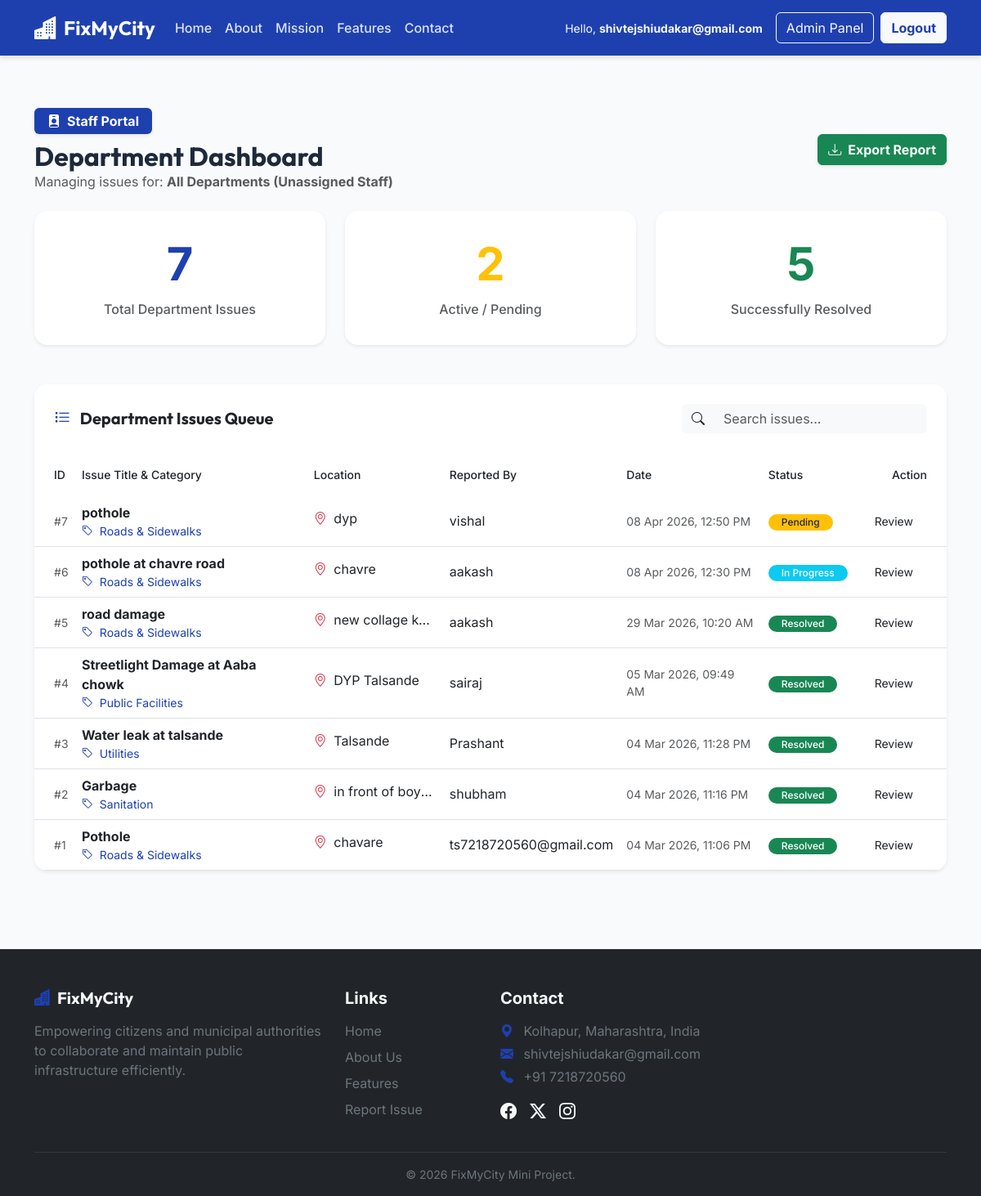
/staff/dashboard (signed in), run on the app's committed database.
### tables this page shows
CREATE TABLE issues (
            id INTEGER PRIMARY KEY AUTOINCREMENT,
            user_id INTEGER NOT NULL,
            title VARCHAR(150) NOT NULL,
            category VARCHAR(50) NOT NULL,
            location_desc TEXT NOT NULL,
            latitude REAL,
            longitude REAL,
            description TEXT,
            image_path VARCHAR(255),
            status TEXT CHECK(status IN ('Pending', 'In Progress', 'Resolved', 'Rejected')) DEFAULT 'Pending',
            department_id INTEGER,
            created_at TIMESTAMP DEFAULT CURRENT_TIMESTAMP,
            updated_at TIMESTAMP DEFAULT CURRENT_TIMESTAMP,
            FOREIGN KEY (user_id) REFERENCES users(id) ON DELETE CASCADE,
            FOREIGN KEY (department_id) REFERENCES departments(id) ON DELETE SET NULL
        );

CREATE TABLE users (
            id INTEGER PRIMARY KEY AUTOINCREMENT,
            username VARCHAR(50) NOT NULL UNIQUE,
            email VARCHAR(100) NOT NULL UNIQUE,
            password_hash VARCHAR(255) NOT NULL,
            role TEXT CHECK(role IN ('citizen', 'staff', 'admin')) DEFAULT 'citizen',
            department_id INTEGER,
            full_name VARCHAR(100),
            phone VARCHAR(20),
            created_at TIMESTAMP DEFAULT CURRENT_TIMESTAMP,
            FOREIGN KEY (department_id) REFERENCES departments(id) ON DELETE SET NULL
        );

### app.py (the view)
@app.route('/staff/dashboard')
@login_required
@role_required('staff')
def staff_dashboard():
    conn = get_db_connection()
    user = conn.execute('SELECT department_id FROM users WHERE id = ?', (session['user_id'],)).fetchone()
    dept_id = user['department_id'] if user else None
    if dept_id:
        issues = conn.execute(
            '''SELECT i.*, u.username as reporter_name
               FROM issues i JOIN users u ON i.user_id = u.id
               WHERE i.department_id = ?
               ORDER BY i.created_at DESC''', (dept_id,)
        ).fetchall()
        issues = [dict(issue) for issue in issues]
        for issue in issues:
            issue['created_at'] = convert_to_ist(issue['created_at'])
        dept_name = conn.execute('SELECT name FROM departments WHERE id = ?', (dept_id,)).fetchone()['name']
    else:
        issues = conn.execute(
            '''SELECT i.*, u.username as reporter_name
               FROM issues i JOIN users u ON i.user_id = u.id
               ORDER BY i.created_at DESC'''
        ).fetchall()
        issues = [dict(issue) for issue in issues]
        for issue in issues:
            issue['created_at'] = convert_to_ist(issue['created_at'])
        dept_name = "All Departments (Unassigned Staff)"
    total = len(issues)
    pending = sum(1 for i in issues if i['status'] in ['Pending', 'In Progress'])
    resolved = sum(1 for i in issues if i['status'] == 'Resolved')
    conn.close()
    return render_template('staff_dashboard.html',
                          issues=issues,
                          dept_name=dept_name,
                          total=total,
                          pending=pending,
                          resolved=resolved)

### app.py (called while the page is built)
def convert_to_ist(utc_time):
    if not utc_time:
        return utc_time
    utc = pytz.utc
    ist = pytz.timezone("Asia/Kolkata")
    if isinstance(utc_time, str):
        utc_dt = dt.strptime(utc_time, "%Y-%m-%d %H:%M:%S")
    else:
        utc_dt = utc_time
    utc_dt = utc.localize(utc_dt)
    ist_dt = utc_dt.astimezone(ist)
    return ist_dt.strftime("%d %b %Y, %I:%M %p")

@app.context_processor
def inject_user():
    user = None
    if 'user_id' in session:
        conn = get_db_connection()
        user = conn.execute('SELECT * FROM users WHERE id = ?', (session['user_id'],)).fetchone()
        conn.close()
    return dict(current_user=user)

def login_required(f):
    @wraps(f)
    def decorated_function(*args, **kwargs):
        if 'user_id' not in session:
            flash('Please log in to access this page.', 'warning')
            return redirect(url_for('login', next=request.url))
        return f(*args, **kwargs)
    return decorated_function

def role_required(role):
    def decorator(f):
        @wraps(f)
        def decorated_function(*args, **kwargs):
            if 'user_id' not in session or session.get('role') != role and session.get('role') != 'admin':
                flash('You do not have permission to access this page.', 'danger')
                return redirect(url_for('index'))
            return f(*args, **kwargs)
        return decorated_function
    return decorator

### database.py (called while the page is built)
def get_db_connection():
    conn = sqlite3.connect(Config.DB_PATH)
    conn.row_factory = sqlite3.Row
    return conn

### templates/staff_dashboard.html (shortened to what this page needs)
{% extends 'base.html' %}
{% block content %}
<div class="container py-5">
    <div class="mb-4 d-flex justify-content-between align-items-center">
        <div>
            <span class="badge bg-primary-custom text-white mb-2 shadow-sm fs-6 px-3 py-2">
                <i class="bi bi-person-badge-fill me-2"></i>Staff Portal
            </span>
            <h2 class="fw-bold font-outfit mb-0">Department Dashboard</h2>
            <p class="text-muted mb-0">
                Managing issues for: <strong>{{ dept_name }}</strong>
            </p>
        </div>
        <div>
            <a href="{{ url_for('staff_export_report') }}" class="btn btn-success shadow-sm fw-bold hover-lift">
                <i class="bi bi-download me-2"></i>Export Report
            </a>
        </div>
    </div>
    <div class="row g-4 mb-5">
        <div class="col-md-4">
            <div class="card border-0 shadow-sm rounded-4 text-center h-100 p-3 bg-white">
                <div class="card-body">
                    <h1 class="display-4 fw-bold text-primary-custom">{{ total }}</h1>
                    <p class="text-muted fw-medium mb-0">Total Department Issues</p>
                </div>
            </div>
        </div>
        <div class="col-md-4">
            <div class="card border-0 shadow-sm rounded-4 text-center h-100 p-3 bg-white">
                <div class="card-body">
                    <h1 class="display-4 fw-bold text-warning">{{ pending }}</h1>
                    <p class="text-muted fw-medium mb-0">Active / Pending</p>
                </div>
            </div>
        </div>
        <div class="col-md-4">
            <div class="card border-0 shadow-sm rounded-4 text-center h-100 p-3 bg-white">
                <div class="card-body">
                    <h1 class="display-4 fw-bold text-success">{{ resolved }}</h1>
                    <p class="text-muted fw-medium mb-0">Successfully Resolved</p>
                </div>
            </div>
        </div>
    </div>
    <div class="card border-0 shadow-sm rounded-4 overflow-hidden mb-5">
        <div class="card-header bg-white border-0 p-4 d-flex justify-content-between align-items-center">
            <h5 class="fw-bold font-outfit mb-0">
                <i class="bi bi-list-task me-2 text-primary-custom"></i>
                Department Issues Queue
            </h5>
            <div class="input-group" style="max-width: 300px;">
                <span class="input-group-text bg-light border-0">
                    <i class="bi bi-search"></i>
                </span>
                <input type="text" class="form-control bg-light border-0" placeholder="Search issues...">
            </div>
        </div>
        <div class="card-body p-0">
            <div class="table-responsive">
                <table class="table table-hover align-middle mb-0">
                    <thead class="bg-light text-muted small">
                        <tr>
                            <th class="ps-4 fw-medium border-0 py-3">ID</th>
                            <th class="fw-medium border-0 py-3">Issue Title & Category</th>
                            <th class="fw-medium border-0 py-3">Location</th>
                            <th class="fw-medium border-0 py-3">Reported By</th>
                            <th class="fw-medium border-0 py-3">Date</th>
                            <th class="fw-medium border-0 py-3">Status</th>
                            <th class="pe-4 text-end fw-medium border-0 py-3">Action</th>
                        </tr>
                    </thead>
                    <tbody>
                        {% for issue in issues %}
                        <tr>
                            <td class="ps-4 text-muted small">
                                #{{ issue.id }}
                            </td>
                            <td>
                                <div class="fw-bold">{{ issue.title }}</div>
                                <div class="small text-primary-custom">
                                    <i class="bi bi-tag me-1"></i>
                                    {{ issue.category }}
                                </div>
                            </td>
                            <td>
                                <span class="text-truncate d-inline-block" style="max-width:150px;">
                                    <i class="bi bi-geo-alt text-danger me-1"></i>
                                    {{ issue.location_desc }}
                                </span>
                            </td>
                            <td>{{ issue.reporter_name }}</td>
                            <td class="text-muted small">
                                {{ issue.created_at }}
                            </td>
                            <td>
                                <span class="badge
                                    {% if issue.status == 'Pending' %}bg-warning text-dark
                                    {% elif issue.status == 'In Progress' %}bg-info text-white
                                    {% elif issue.status == 'Resolved' %}bg-success text-white
                                    {% elif issue.status == 'Rejected' %}bg-danger text-white
                                    {% endif %}
                                    rounded-pill px-3 py-1 fw-medium small">
                                    {{ issue.status }}
                                </span>
                            </td>
                            <td class="pe-4 text-end">
                                <a href="{{ url_for('view_issue', issue_id=issue.id) }}"
                                    class="btn btn-sm btn-outline-primary-custom rounded-pill px-3">
                                    Review
                                </a>
                            </td>
                        </tr>
                        {% endfor %}
                    </tbody>
                </table>
            </div>
        </div>
    </div>
</div>
{% endblock %}

### static/css/style.css (style rules this page uses)
:root { --fmc-primary: #1e40af; --fmc-primary-light: #eff6ff; --fmc-secondary: #3b82f6; --fmc-accent: #f59e0b; --fmc-dark: #1e293b; --fmc-light: #f8fafc; --fmc-success: #10b981; --fmc-success-light: #ecfdf5; --fmc-warning: #f59e0b; --fmc-warning-light: #fffbeb; --fmc-info: #0ea5e9; --fmc-info-light: #f0f9ff; --fmc-danger: #ef4444; }
body { font-family: 'Inter', sans-serif; background-color: var(--fmc-light); color: var(--fmc-dark); }
.font-outfit { font-family: 'Outfit', sans-serif; }
.text-primary-custom { color: var(--fmc-primary) !important; }
.bg-primary-custom { background-color: var(--fmc-primary) !important; }
.hover-lift { transition: transform 0.3s ease, box-shadow 0.3s ease; }

### data on the page
issues: id "7", title "pothole", category "Roads & Sidewalks", location_desc "dyp", reporter_name "vishal", created_at "08 Apr 2026, 12:50 PM", status "Pending"
issues: id "6", title "pothole at chavre road", category "Roads & Sidewalks", location_desc "chavre", reporter_name "aakash", created_at "08 Apr 2026, 12:30 PM", status "In Progress"
issues: id "5", title "road damage", category "Roads & Sidewalks", location_desc "new collage k…", reporter_name "aakash", created_at "29 Mar 2026, 10:20 AM", status "Resolved"
issues: id "4", title "Streetlight Damage at Aaba chowk", category "Public Facilities", location_desc "DYP Talsande", reporter_name "sairaj", created_at "05 Mar 2026, 09:49 AM", status "Resolved"
issues: id "3", title "Water leak at talsande", category "Utilities", location_desc "Talsande", reporter_name "Prashant", created_at "04 Mar 2026, 11:28 PM", status "Resolved"
issues: id "2", title "Garbage", category "Sanitation", location_desc "in front of boy…", reporter_name "shubham", created_at "04 Mar 2026, 11:16 PM", status "Resolved"
issues: id "1", title "Pothole", category "Roads & Sidewalks", location_desc "chavare", reporter_name "ts7218720560@gmail.com", created_at "04 Mar 2026, 11:06 PM", status "Resolved"

### other printed values
{{ session.get('username') }} "shivtejshiudakar@gmail.com"
{{ dept_name }} "All Departments (Unassigned Staff)"
{{ total }} "7"
{{ pending }} "2"
{{ resolved }} "5"
{{ range(2023, 2027) | last }} "2026"
